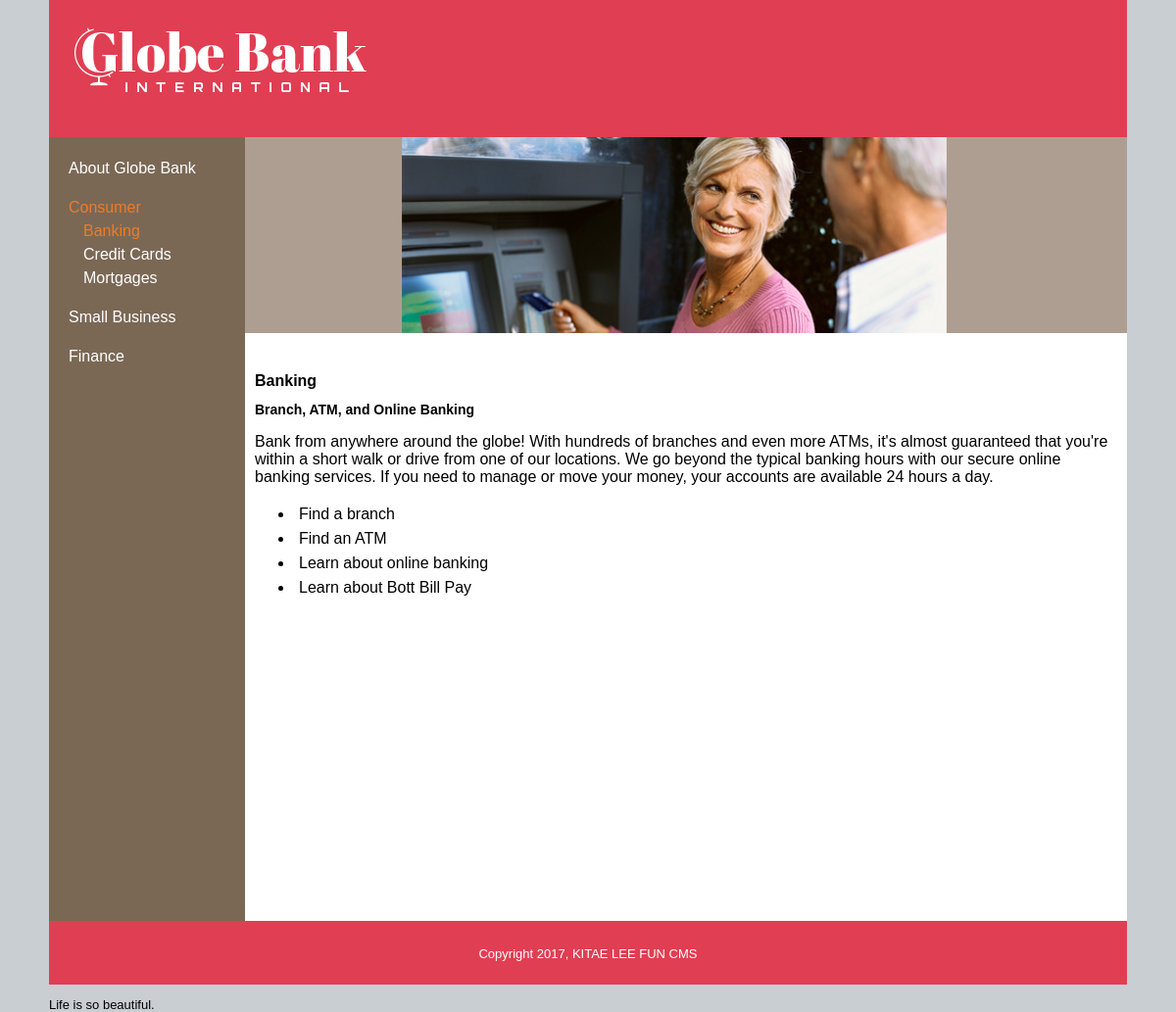
Screenshot of /index.php?subject_id=2 with the database file from the repository.
### tables this page shows
CREATE TABLE `subjects` (
  `id` int(11) NOT NULL,
  `menu_name` varchar(255) DEFAULT NULL,
  `position` int(3) DEFAULT NULL,
  `visible` tinyint(1) DEFAULT NULL
);

CREATE TABLE `pages` (
  `id` int(11) NOT NULL,
  `subject_id` int(11) DEFAULT NULL,
  `menu_name` varchar(255) DEFAULT NULL,
  `position` int(3) DEFAULT NULL,
  `visible` tinyint(1) DEFAULT NULL,
  `content` text
);

### private/functions.php (called while the page is built, shortened)
<?php
function url_for($script_path) {
  if($script_path[0] != '/') {
    $script_path = "/" . $script_path;
  }
  return WWW_ROOT . $script_path;
}
function u($string="") {
  return urlencode($string);
}
function h($string="") {
  return htmlspecialchars($string);
}
?>

### private/query_functions.php (called while the page is built, shortened)
<?php
  function find_all_subjects($options=[]) {
    global $db;
    $visible = $options['visible'] ?? false;
    $sql = "SELECT * FROM subjects ";
    if($visible) {
      $sql .= "WHERE visible = true ";
    }
    $sql .= "ORDER BY position ASC";
    $result = mysqli_query($db, $sql);
    return $result;
  }
  function find_subject_by_id($id, $options=[]) {
    global $db;
    $visible = $options['visible'] ?? false;
    $sql = "SELECT * FROM subjects ";
    $sql .= "WHERE id='" . db_escape($db, $id) . "' ";
    if($visible) {
      $sql .= "AND visible = true";
    }
    $result = mysqli_query($db, $sql);
    $subject = mysqli_fetch_assoc($result);
    return $subject;
  }
  function find_pages_by_subject_id($subject_id, $options=[]) {
    global $db;
    $visible = $options['visible'] ?? false;
    $sql = "SELECT * FROM pages ";
    $sql .= "WHERE subject_id='" . db_escape($db, $subject_id) . "' ";
    if($visible) {
      $sql .= "AND visible = true ";
    }
    $sql .= "ORDER BY position ASC";
    $result = mysqli_query($db, $sql);
    return $result;
  }
?>

### private/database.php (called while the page is built, shortened)
<?php
  function db_escape($connection, $string) {
    return mysqli_real_escape_string($connection, $string);
  }
?>

### public/index.php (the view, shortened to what this page needs)
<?php require_once('../private/initialize.php'); ?>
<?php
$preview = false;
$visible = !$preview;
if(isset($_GET['id'])) {
  $page_id = $_GET['id'];
  $page = find_page_by_id($page_id, ['visible' => $visible]);
  if(!$page) {
    redirect_to(url_for('/index.php'));
  }
  $subject_id = $page['subject_id'];
  $subject = find_subject_by_id($subject_id, ['visible' => $visible]);
  if(!$subject) {
    redirect_to(url_for('/index.php'));
  }
} elseif(isset($_GET['subject_id'])) {
  $subject_id = $_GET['subject_id'];
  $page_set = find_pages_by_subject_id($subject_id, ['visible' => $visible]);
  $page = mysqli_fetch_assoc($page_set);
  $page_id = $page['id'];
} else {
}
?>
<?php include(SHARED_PATH . '/public_header.php'); ?>
<div id="main">
  <?php include(SHARED_PATH . '/public_navigation.php'); ?>
  <div id="page">
    <?php
      if(isset($page)) {
        $allowed_tags = '<div><img><h1><h2><p><br><strong><em><ul><li>';
        echo strip_tags($page['content'], $allowed_tags);
      }else {
        include(SHARED_PATH . '/static_homepage.php');
      }
    ?>
  </div>
</div>
<?php include(SHARED_PATH . '/public_footer.php'); ?>

### private/shared/public_header.php (shortened to what this page needs)
<!DOCTYPE html>
<html lang="en">
  <head>
    <link rel="stylesheet" media="all" href="<?php echo url_for('/stylesheets/public.css'); ?>" />
  </head>
  <body>
    <header>
      <h1>
          <a href="<?php echo url_for('/index.php'); ?>">
            <img src="<?php echo url_for('/images/gbi_logo.png'); ?>" width="298" height="71" alt="" />
          </a>
      </h1>
    </header>

### private/shared/public_navigation.php (shortened to what this page needs)
<?php
  $page_id = $page_id ?? '';
  $subject_id = $subject_id ?? '';
  $visible = $visible ?? true;
?>
<navigation>
  <?php $nav_subjects = find_all_subjects(['visible' => $visible]); ?>
  <ul class="subjects">
    <?php while($nav_subject = mysqli_fetch_assoc($nav_subjects)) { ?>
      <li class="<?php if($nav_subject['id'] == $subject_id) { echo 'selected'; } ?>">
        <a href="<?php echo url_for('index.php?subject_id=' . h(u($nav_subject['id']))); ?>">
          <?php echo h($nav_subject['menu_name']); ?>
        </a>
        <?php if($nav_subject['id'] == $subject_id) {?>
          <?php $nav_pages = find_pages_by_subject_id($nav_subject['id']); ?>
          <ul class="pages">
            <?php while($nav_page = mysqli_fetch_assoc($nav_pages)) { ?>
              <li class="<?php if($nav_page['id'] == $page_id) { echo 'selected'; } ?>">
                <a href="<?php echo url_for('index.php?id=' . h(u($nav_page['id']))); ?>">
                  <?php echo h($nav_page['menu_name']); ?>
                </a>
              </li>
            <?php }  ?>
          </ul>
        <?php }  ?>
      </li>
    <?php }  ?>
  </ul>
</navigation>

### private/shared/public_footer.php (shortened to what this page needs)
<footer>
  <p>Copyright <?php echo date('Y'); ?>, KITAE LEE FUN CMS</p>
</footer>
<p>Life is so beautiful.</p>
 </body>
</html>

### public/stylesheets/public.css (style rules this page uses)
html { height: 100%; width: 100%; }
body { width: 1100px; height: 100%; margin: auto; border: 0; font-family: Verdana, Arial, Helvetica, sans-serif;; font-size: 13px; line-height: 15px; background: #c8ced2; }
header { height: 140px; width: 1100px; margin: 0; padding: 0; text-align: left; background: #e03e52; color: #FFFFFF; }
header h1 { padding: 1em; margin: 0; }
#main { width: 1100px; height: 100%; min-height: 800px; margin: 0; padding: 0; background: #c8ced2; }
footer { clear: both; height: 3em; margin: 0; padding: 1em; text-align: center; background: #e03e52; color: #FFFFFF; }
navigation { float: left; width: 200px; height: 100%; background: #7a6855; }
navigation a { color: #FFFFFF; text-decoration: none; }
a { color: #e03e52; text-decoration: none; }
ul.subjects { margin-top: 20px; margin-left: 20px; padding: 0; list-style: none; }
ul.subjects > li { margin-bottom: 1em; }
ul.pages { margin-left: 15px; padding: 0; list-style: none; font-weight: normal; }
.selected > a { color: #f07b27; font-style: normal; }
navigation li { font-size: 16px; line-height: 1.5em; }
#hero-image { float: left; margin-bottom: 40px; padding: 0; height: 200px; width: 900px; }
#page { float: right; width: 900px; height: 100%; padding-left: 0; vertical-align: top; background: #ffffff; }
#page h1 { font-size: 16px; color: #000000; line-height: normal; }
#page h2 { font-size: 14px; color: #000000; line-height: normal; }
#page p { font-family: "Gill Sans", "Gill Sans MT", "Myriad Pro", "Dejavu Sans Condensed", Helvetica, Arial, "sans-serif" font-size: 12px; color: #000000; padding: 0px; line-height: normal; }
#content { margin-top: 0px; margin-left: 10px; margin-right: 10px; }
#content p { font-size: 16px; line-height: normal; }
#content li { padding: 5px; font-size: 16px; }

### rows the page displays
subjects: menu_name "About Globe Bank"
subjects: menu_name "Consumer"
pages: menu_name "Banking", content (picture), content "Banking Branch, ATM, and Online Banking Bank from anywhere around the globe! With hundreds of branches and even more ATMs, it's almost guaranteed that you're within a short walk or drive from one of our locations. We go beyond the typical banking hours with our secure online banking services. If you need to manage or move your money, your accounts are available 24 hours a day. Find a branch Find an ATM Learn about online banking Learn about Bott Bill Pay"
pages: menu_name "Credit Cards"
pages: menu_name "Mortgages"
subjects: menu_name "Small Business"
subjects: menu_name "Finance"
